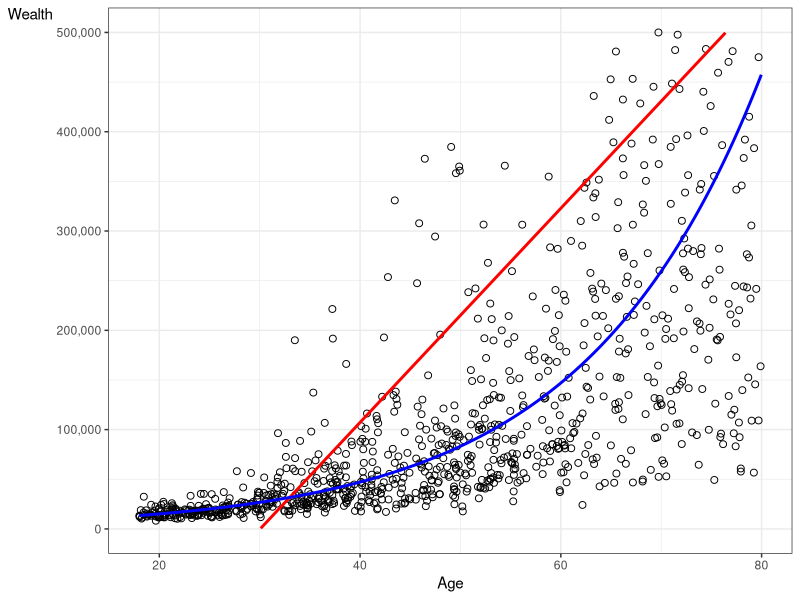
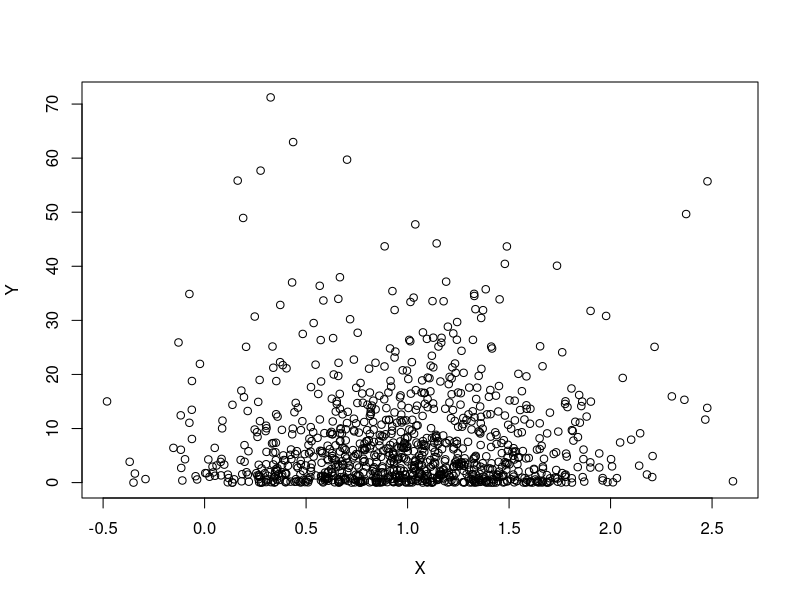
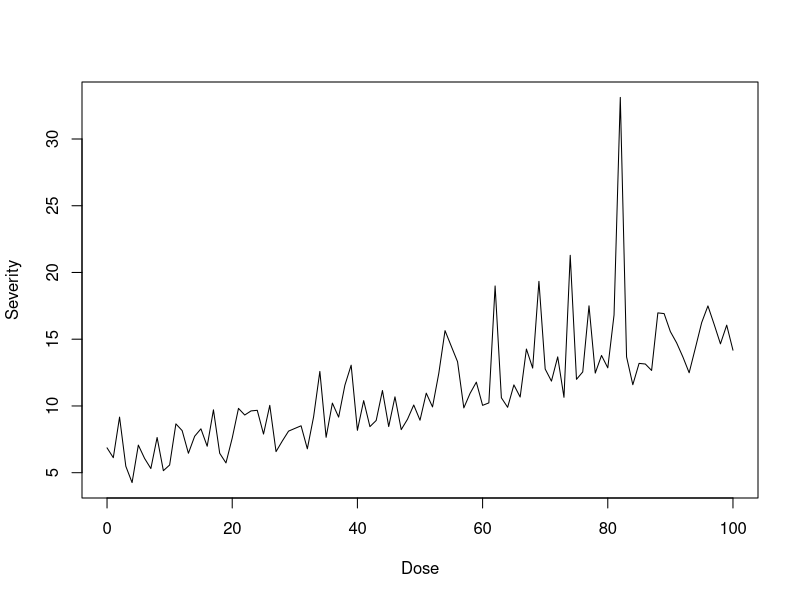
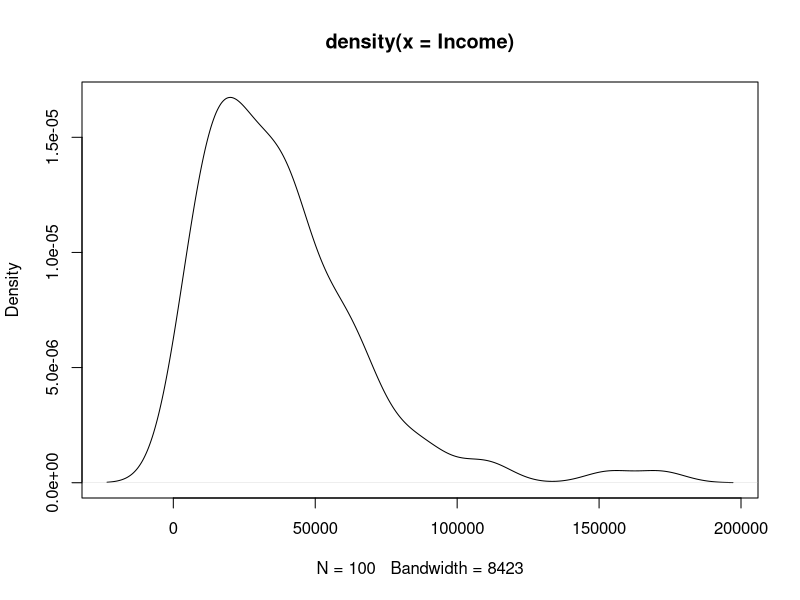
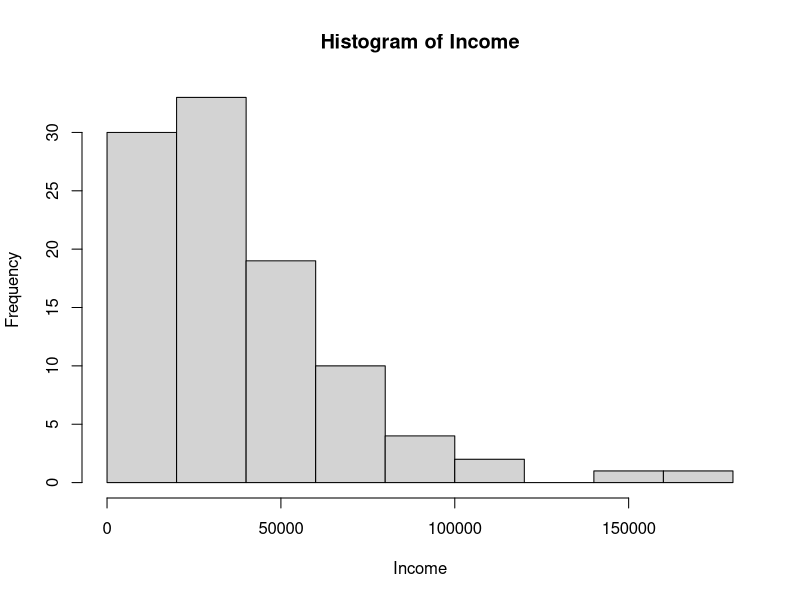
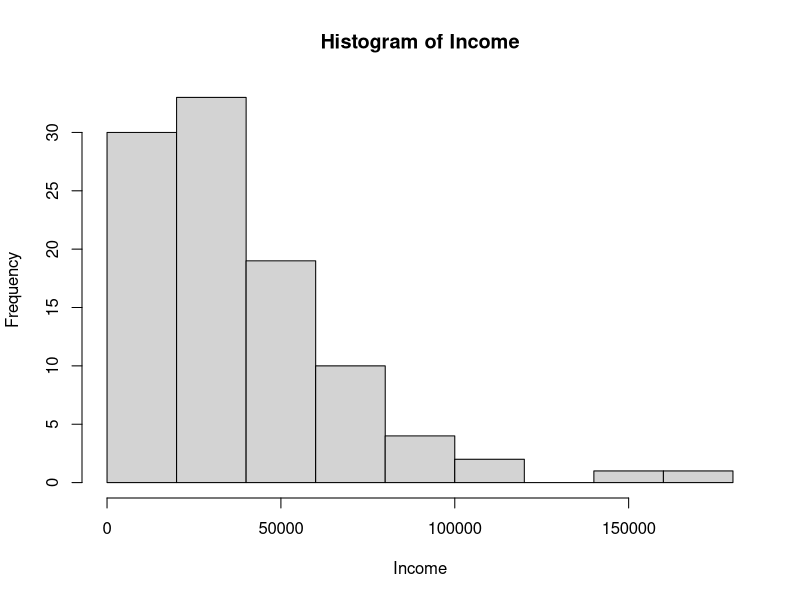
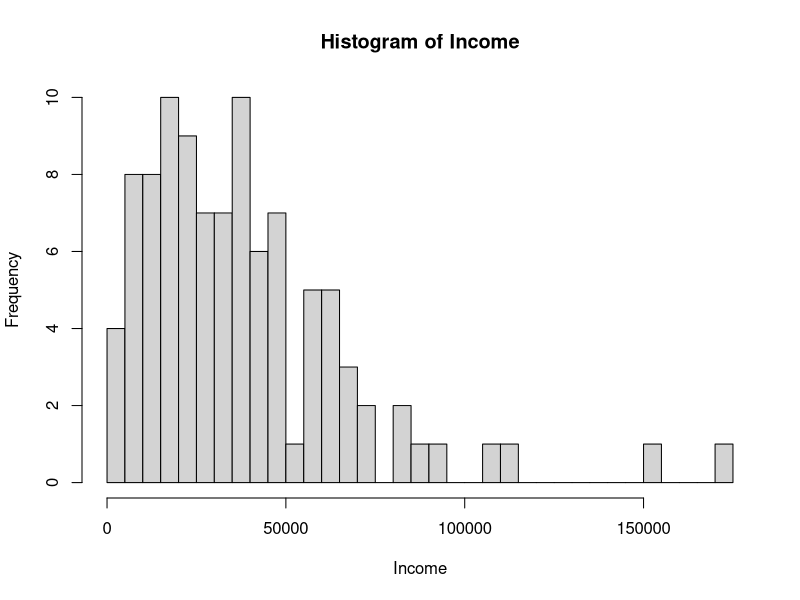
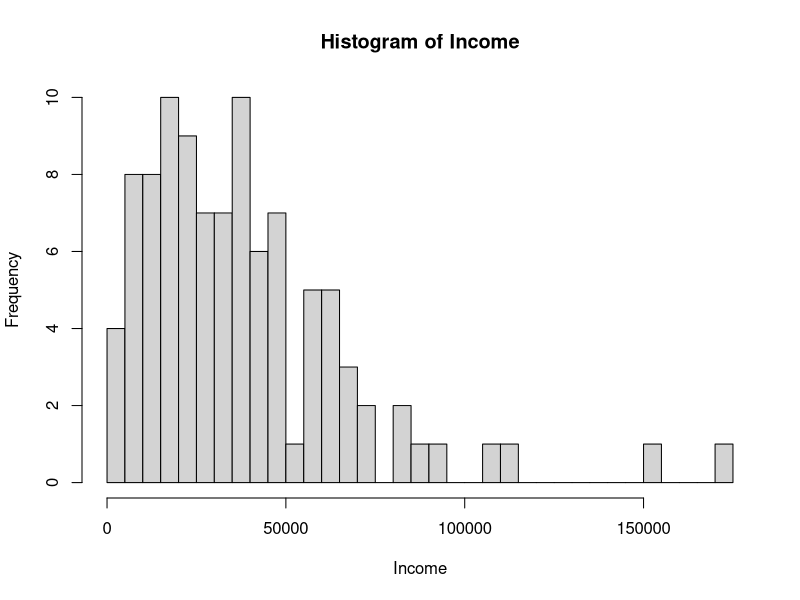

Write the R code that produced these figures, in order.
## ---- chunk 1

options(warn=1)

library(ggplot2)
library(data.table)

x <- runif(1000, 18, 80)
y <- exp(rlnorm(1000, meanlog = 1, sdlog = 0.25)*0.02*x)*5000

mod1  <- lm(y ~ x)
pred1 <- predict(mod1)

mod2 <- lm(log(y) ~ x)
pred2 <- exp(predict(mod2))

res <- data.table('Wealth' = y, 'Age' = x, 'pred1' = pred1, 'pred2' = pred2)

ggplot(res, aes(x = Age, y = Wealth)) +
  geom_point(size = 2, shape = 1) +
  geom_line(aes(y = pred1), color = 'red', linewidth = 1) +
  geom_line(aes(y = pred2), color = 'blue', linewidth = 1) +
  scale_y_continuous(labels = scales::comma,
                    limits = c(0, 500000)) +
  theme_bw() +
  theme(axis.title.y = element_text(angle = 0))

## ---- chunk 2
df <- data.table(x = rnorm(1000, mean = 1, sd = 0.5),
                 y = rnorm(1000, mean = 2, sd = 2)^2)
plot(df$x, df$y, xlab = "X", ylab = "Y")
## ---- chunk 3
Dose <- 0:100
Severity <- exp(rlnorm(101, meanlog = 0.5, sdlog = 0.2)) + Dose/10
plot(Dose, Severity,type = 'l')
## ---- chunk 4
Income <-  rgamma(100, 2, 3)*50000
plot(density(Income))
## ---- chunk 5
plot(hist(Income))
## ---- chunk 6
plot(hist(Income, breaks = 50))
## ---- chunk 7
plot(hist(Income, breaks = 100))
## ---- chunk 8
quantile(Income, probs = seq(0, 1, 0.1))
## ---- chunk 9
df <- data.table(x = rnorm(100), y = rnorm(100), z = rnorm(100))
cor(df)
